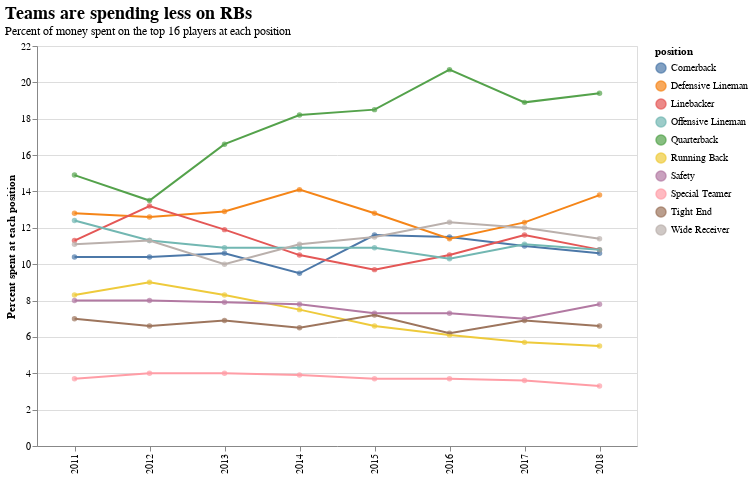

Notebook source saved alongside this figure:
### Code cell
_gsource = lazy_query.with_columns(
    [pl.col('salary').sum().over(['position', 'year']).alias('total_by_pos'),
     pl.col('salary').sum().over(['year']).alias('total')]
).with_column(
    (pl.col('total_by_pos') / pl.col('total')).alias('prop_by_pos')
).with_column(
    (pl.col('prop_by_pos') * 100).round(1).alias('pct_by_pos')
).select(
    ['position',
     'year',
     'pct_by_pos']
).unique(
)

_ch = alt.Chart(
            _gsource.collect().to_pandas()
).properties(
    width=600,
    height=400,
    title=alt.TitleParams(
        'Teams are spending less on RBs',
        subtitle=('Percent of money spent on the top 16 players at each'
                  + ' position'),
        anchor='start',
        fontSize=18
    )
)
_line = _ch.mark_line(color='darkorange').encode(
    x=alt.X('year:N', title=''),
    y=alt.Y('pct_by_pos', title='Percent spent at each position'),
    color='position'
)
_scatter = _ch.mark_circle(color='lightgrey').encode(
    x='year:N',
    y='pct_by_pos',
    color='position'
)
_scatter + _line

### Figure 1 — Vega-Lite specification as saved in the notebook (floating-point values rounded to 4 significant figures)
{"config": {"view": {"continuousWidth": 400, "continuousHeight": 300}}, "layer": [{"mark": {"type": "circle", "color": "lightgrey"}, "encoding": {"color": {"field": "position", "type": "nominal"}, "x": {"field": "year", "type": "nominal"}, "y": {"field": "pct_by_pos", "type": "quantitative"}}, "height": 400, "title": {"text": "Teams are spending less on RBs", "anchor": "start", "fontSize": 18, "subtitle": "Percent of money spent on the top 16 players at each position"}, "width": 600}, {"mark": {"type": "line", "color": "darkorange"}, "encoding": {"color": {"field": "position", "type": "nominal"}, "x": {"field": "year", "title": "", "type": "nominal"}, "y": {"field": "pct_by_pos", "title": "Percent spent at each position", "type": "quantitative"}}, "height": 400, "title": {"text": "Teams are spending less on RBs", "anchor": "start", "fontSize": 18, "subtitle": "Percent of money spent on the top 16 players at each position"}, "width": 600}], "data": {"name": "data-58aaff1d496d57e18762e08d5d288b96"}, "$schema": "https://vega.github.io/schema/vega-lite/v4.17.0.json", "datasets": {"data-58aaff1d496d57e18762e08d5d288b96": [{"position": "Cornerback", "year": 2011, "pct_by_pos": 10.4}, {"position": "Cornerback", "year": 2012, "pct_by_pos": 10.4}, {"position": "Cornerback", "year": 2013, "pct_by_pos": 10.6}, {"position": "Cornerback", "year": 2014, "pct_by_pos": 9.5}, {"position": "Cornerback", "year": 2015, "pct_by_pos": 11.6}, {"position": "Cornerback", "year": 2016, "pct_by_pos": 11.5}, {"position": "Cornerback", "year": 2017, "pct_by_pos": 11.0}, {"position": "Cornerback", "year": 2018, "pct_by_pos": 10.6}, {"position": "Defensive Lineman", "year": 2011, "pct_by_pos": 12.8}, {"position": "Defensive Lineman", "year": 2012, "pct_by_pos": 12.6}, {"position": "Defensive Lineman", "year": 2013, "pct_by_pos": 12.9}, {"position": "Defensive Lineman", "year": 2014, "pct_by_pos": 14.1}, {"position": "Defensive Lineman", "year": 2015, "pct_by_pos": 12.8}, {"position": "Defensive Lineman", "year": 2016, "pct_by_pos": 11.4}, {"position": "Defensive Lineman", "year": 2017, "pct_by_pos": 12.3}, {"position": "Defensive Lineman", "year": 2018, "pct_by_pos": 13.8}, {"position": "Linebacker", "year": 2011, "pct_by_pos": 11.3}, {"position": "Linebacker", "year": 2012, "pct_by_pos": 13.2}, {"position": "Linebacker", "year": 2013, "pct_by_pos": 11.9}, {"position": "Linebacker", "year": 2014, "pct_by_pos": 10.5}, {"position": "Linebacker", "year": 2015, "pct_by_pos": 9.7}, {"position": "Linebacker", "year": 2016, "pct_by_pos": 10.5}, {"position": "Linebacker", "year": 2017, "pct_by_pos": 11.6}, {"position": "Linebacker", "year": 2018, "pct_by_pos": 10.8}, {"position": "Offensive Lineman", "year": 2011, "pct_by_pos": 12.4}, {"position": "Offensive Lineman", "year": 2012, "pct_by_pos": 11.3}, {"position": "Offensive Lineman", "year": 2013, "pct_by_pos": 10.9}, {"position": "Offensive Lineman", "year": 2014, "pct_by_pos": 10.9}, {"position": "Offensive Lineman", "year": 2015, "pct_by_pos": 10.9}, {"position": "Offensive Lineman", "year": 2016, "pct_by_pos": 10.3}, {"position": "Offensive Lineman", "year": 2017, "pct_by_pos": 11.1}, {"position": "Offensive Lineman", "year": 2018, "pct_by_pos": 10.8}, {"position": "Quarterback", "year": 2011, "pct_by_pos": 14.9}, {"position": "Quarterback", "year": 2012, "pct_by_pos": 13.5}, {"position": "Quarterback", "year": 2013, "pct_by_pos": 16.6}, {"position": "Quarterback", "year": 2014, "pct_by_pos": 18.2}, {"position": "Quarterback", "year": 2015, "pct_by_pos": 18.5}, {"position": "Quarterback", "year": 2016, "pct_by_pos": 20.7}, {"position": "Quarterback", "year": 2017, "pct_by_pos": 18.9}, {"position": "Quarterback", "year": 2018, "pct_by_pos": 19.4}, {"position": "Running Back", "year": 2011, "pct_by_pos": 8.3}, {"position": "Running Back", "year": 2012, "pct_by_pos": 9.0}, {"position": "Running Back", "year": 2013, "pct_by_pos": 8.3}, {"position": "Running Back", "year": 2014, "pct_by_pos": 7.5}, {"position": "Running Back", "year": 2015, "pct_by_pos": 6.6}, {"position": "Running Back", "year": 2016, "pct_by_pos": 6.1}, {"position": "Running Back", "year": 2017, "pct_by_pos": 5.7}, {"position": "Running Back", "year": 2018, "pct_by_pos": 5.5}, {"position": "Safety", "year": 2011, "pct_by_pos": 8.0}, {"position": "Safety", "year": 2012, "pct_by_pos": 8.0}, {"position": "Safety", "year": 2013, "pct_by_pos": 7.9}, {"position": "Safety", "year": 2014, "pct_by_pos": 7.8}, {"position": "Safety", "year": 2015, "pct_by_pos": 7.3}, {"position": "Safety", "year": 2016, "pct_by_pos": 7.3}, {"position": "Safety", "year": 2017, "pct_by_pos": 7.0}, {"position": "Safety", "year": 2018, "pct_by_pos": 7.8}, {"position": "Special Teamer", "year": 2011, "pct_by_pos": 3.7}, {"position": "Special Teamer", "year": 2012, "pct_by_pos": 4.0}, {"position": "Special Teamer", "year": 2013, "pct_by_pos": 4.0}, {"position": "Special Teamer", "year": 2014, "pct_by_pos": 3.9}, {"position": "Special Teamer", "year": 2015, "pct_by_pos": 3.7}, {"position": "Special Teamer", "year": 2016, "pct_by_pos": 3.7}, {"position": "Special Teamer", "year": 2017, "pct_by_pos": 3.6}, {"position": "Special Teamer", "year": 2018, "pct_by_pos": 3.3}, {"position": "Tight End", "year": 2011, "pct_by_pos": 7.0}, {"position": "Tight End", "year": 2012, "pct_by_pos": 6.6}, {"position": "Tight End", "year": 2013, "pct_by_pos": 6.9}, {"position": "Tight End", "year": 2014, "pct_by_pos": 6.5}, {"position": "Tight End", "year": 2015, "pct_by_pos": 7.2}, {"position": "Tight End", "year": 2016, "pct_by_pos": 6.2}, {"position": "Tight End", "year": 2017, "pct_by_pos": 6.9}, {"position": "Tight End", "year": 2018, "pct_by_pos": 6.6}, {"position": "Wide Receiver", "year": 2011, "pct_by_pos": 11.1}, {"position": "Wide Receiver", "year": 2012, "pct_by_pos": 11.3}, {"position": "Wide Receiver", "year": 2013, "pct_by_pos": 10.0}, {"position": "Wide Receiver", "year": 2014, "pct_by_pos": 11.1}, {"position": "Wide Receiver", "year": 2015, "pct_by_pos": 11.5}, {"position": "Wide Receiver", "year": 2016, "pct_by_pos": 12.3}, {"position": "Wide Receiver", "year": 2017, "pct_by_pos": 12.0}, {"position": "Wide Receiver", "year": 2018, "pct_by_pos": 11.4}]}}
